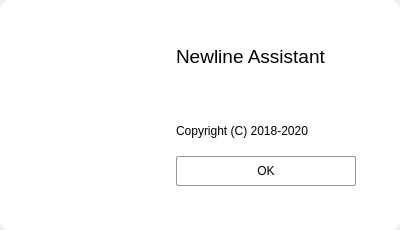
<?xml version="1.0" encoding="UTF-8"?>
<ui version="4.0">
 <class>AboutDialog</class>
 <widget class="QDialog" name="AboutDialog">
  <property name="geometry">
   <rect>
    <x>0</x>
    <y>0</y>
    <width>400</width>
    <height>230</height>
   </rect>
  </property>
  <property name="minimumSize">
   <size>
    <width>400</width>
    <height>200</height>
   </size>
  </property>
  <property name="maximumSize">
   <size>
    <width>400</width>
    <height>230</height>
   </size>
  </property>
  <property name="font">
   <font>
    <family>Microsoft YaHei UI</family>
    <weight>50</weight>
    <bold>false</bold>
   </font>
  </property>
  <property name="windowTitle">
   <string>Newline assistant</string>
  </property>
  <property name="windowIcon">
   <iconset>
    <normalon>:/Resource/images/logo.png</normalon>
   </iconset>
  </property>
  <property name="styleSheet">
   <string notr="true">QDialog#AboutDialog
{
  border-radius:10px; 
}</string>
  </property>
  <layout class="QVBoxLayout" name="verticalLayout_2">
   <property name="spacing">
    <number>0</number>
   </property>
   <property name="leftMargin">
    <number>0</number>
   </property>
   <property name="topMargin">
    <number>0</number>
   </property>
   <property name="rightMargin">
    <number>0</number>
   </property>
   <property name="bottomMargin">
    <number>0</number>
   </property>
   <item>
    <widget class="QWidget" name="titleWidget" native="true">
     <property name="minimumSize">
      <size>
       <width>400</width>
       <height>40</height>
      </size>
     </property>
     <property name="maximumSize">
      <size>
       <width>380</width>
       <height>40</height>
      </size>
     </property>
     <property name="styleSheet">
      <string notr="true">QWidget#titleWidget
{
  border-top-left-radius:10px;
  border-top-right-radius:10px;
  background-color:rgb(255, 255, 255);

}</string>
     </property>
     <layout class="QHBoxLayout" name="horizontalLayout_2">
      <property name="leftMargin">
       <number>5</number>
      </property>
      <property name="topMargin">
       <number>0</number>
      </property>
      <property name="rightMargin">
       <number>5</number>
      </property>
      <property name="bottomMargin">
       <number>0</number>
      </property>
      <item>
       <spacer name="horizontalSpacer_2">
        <property name="orientation">
         <enum>Qt::Horizontal</enum>
        </property>
        <property name="sizeHint" stdset="0">
         <size>
          <width>168</width>
          <height>20</height>
         </size>
        </property>
       </spacer>
      </item>
      <item>
       <widget class="QPushButton" name="closeButton">
        <property name="minimumSize">
         <size>
          <width>40</width>
          <height>40</height>
         </size>
        </property>
        <property name="maximumSize">
         <size>
          <width>40</width>
          <height>40</height>
         </size>
        </property>
        <property name="focusPolicy">
         <enum>Qt::NoFocus</enum>
        </property>
        <property name="styleSheet">
         <string notr="true">QPushButton{
  border-radius:5px;
  image: url(:/Resource/image811/aboutclose.png);
}
QPushButton:hover{ 
  opacity: 0.25;
  background-color: #d8d8d8;
}

.QPushButton:pressed{ 
}
</string>
        </property>
        <property name="text">
         <string/>
        </property>
        <property name="flat">
         <bool>true</bool>
        </property>
       </widget>
      </item>
     </layout>
    </widget>
   </item>
   <item>
    <widget class="QWidget" name="widget" native="true">
     <property name="minimumSize">
      <size>
       <width>400</width>
       <height>190</height>
      </size>
     </property>
     <property name="maximumSize">
      <size>
       <width>379</width>
       <height>190</height>
      </size>
     </property>
     <property name="styleSheet">
      <string notr="true">border-bottom-left-radius:10px;
border-bottom-right-radius:10px;
background-color: rgb(255, 255, 255);</string>
     </property>
     <layout class="QHBoxLayout" name="horizontalLayout">
      <property name="leftMargin">
       <number>30</number>
      </property>
      <property name="topMargin">
       <number>0</number>
      </property>
      <property name="rightMargin">
       <number>10</number>
      </property>
      <property name="bottomMargin">
       <number>35</number>
      </property>
      <item>
       <widget class="QWidget" name="widget_2" native="true">
        <property name="minimumSize">
         <size>
          <width>130</width>
          <height>130</height>
         </size>
        </property>
        <property name="maximumSize">
         <size>
          <width>130</width>
          <height>130</height>
         </size>
        </property>
        <property name="layoutDirection">
         <enum>Qt::LeftToRight</enum>
        </property>
        <property name="styleSheet">
         <string notr="true">background-color: rgb(255, 255, 255);
 image: url(:/Resource/image811/newline-app.png)</string>
        </property>
       </widget>
      </item>
      <item>
       <widget class="QWidget" name="version" native="true">
        <property name="minimumSize">
         <size>
          <width>0</width>
          <height>0</height>
         </size>
        </property>
        <layout class="QVBoxLayout" name="verticalLayout">
         <property name="spacing">
          <number>10</number>
         </property>
         <property name="leftMargin">
          <number>10</number>
         </property>
         <property name="topMargin">
          <number>5</number>
         </property>
         <property name="rightMargin">
          <number>10</number>
         </property>
         <property name="bottomMargin">
          <number>10</number>
         </property>
         <item>
          <widget class="QLabel" name="titleLabel">
           <property name="font">
            <font>
             <pointsize>14</pointsize>
            </font>
           </property>
           <property name="text">
            <string>Newline Assistant</string>
           </property>
           <property name="textFormat">
            <enum>Qt::PlainText</enum>
           </property>
          </widget>
         </item>
         <item>
          <widget class="QLabel" name="versionLabel">
           <property name="minimumSize">
            <size>
             <width>150</width>
             <height>28</height>
            </size>
           </property>
           <property name="maximumSize">
            <size>
             <width>16777215</width>
             <height>30</height>
            </size>
           </property>
           <property name="font">
            <font>
             <underline>true</underline>
            </font>
           </property>
           <property name="text">
            <string/>
           </property>
           <property name="alignment">
            <set>Qt::AlignLeading|Qt::AlignLeft|Qt::AlignVCenter</set>
           </property>
          </widget>
         </item>
         <item>
          <widget class="QLabel" name="label_2">
           <property name="minimumSize">
            <size>
             <width>150</width>
             <height>30</height>
            </size>
           </property>
           <property name="maximumSize">
            <size>
             <width>16777215</width>
             <height>30</height>
            </size>
           </property>
           <property name="text">
            <string>Copyright (C) 2018-2020</string>
           </property>
          </widget>
         </item>
         <item>
          <widget class="QPushButton" name="okButton">
           <property name="minimumSize">
            <size>
             <width>180</width>
             <height>30</height>
            </size>
           </property>
           <property name="maximumSize">
            <size>
             <width>180</width>
             <height>16777215</height>
            </size>
           </property>
           <property name="styleSheet">
            <string notr="true">QPushButton{
    border-style:solid;
    border-width:1px 1px 1px 1px;
    border-color:#969696;
    border-radius:2px;
    border-image:url(:/Resource/image811/ok.png)
}
QPushButton:hover{
    border-style:solid;
    border-width:1px 1px 1px 1px;
    border-color:#0078d6;
    border-radius:2px;
}

QPushButton:pressed{
    border-style:solid;
    border-width:2px 2px 2px 2px;
    border-color:#0078d6;
    border-radius:2px;
}</string>
           </property>
           <property name="text">
            <string>OK</string>
           </property>
          </widget>
         </item>
        </layout>
       </widget>
      </item>
     </layout>
    </widget>
   </item>
  </layout>
 </widget>
 <resources/>
 <connections/>
</ui>
